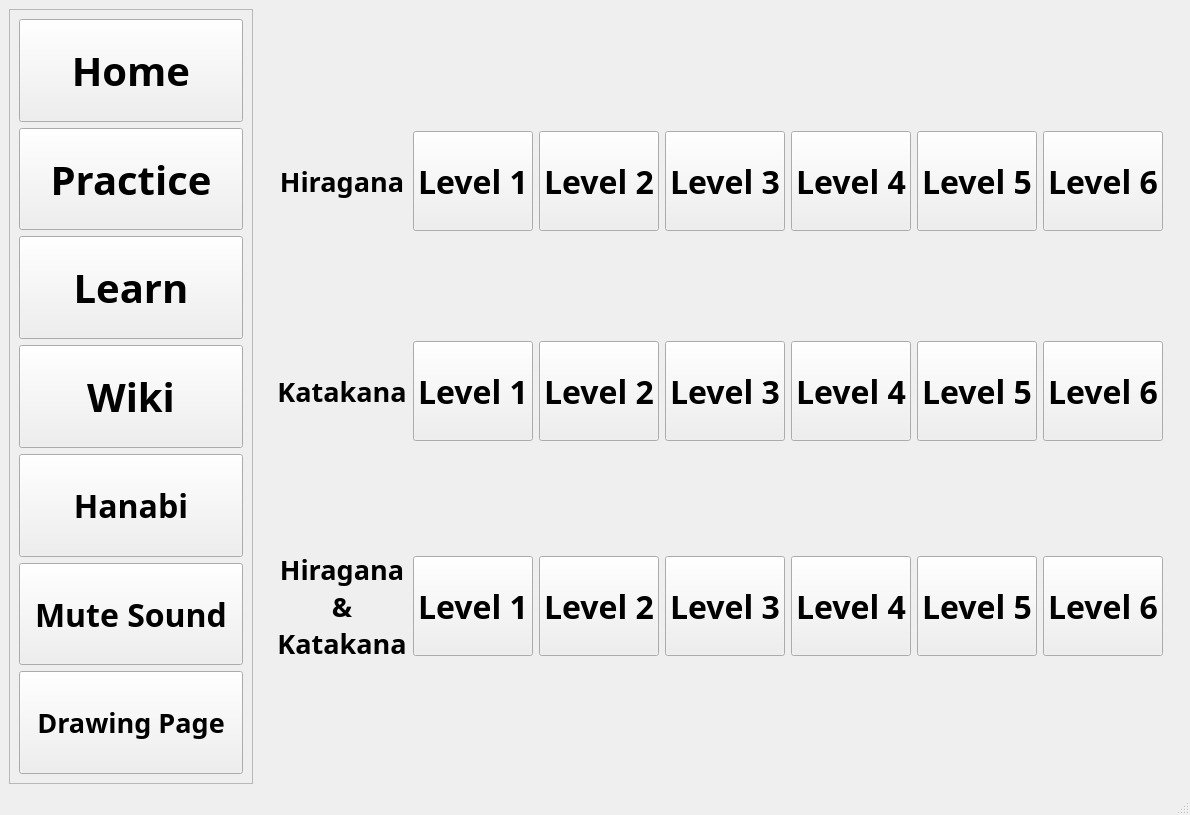
<?xml version="1.0" encoding="UTF-8"?>
<ui version="4.0">
 <class>MainWindow</class>
 <widget class="QMainWindow" name="MainWindow">
  <property name="geometry">
   <rect>
    <x>0</x>
    <y>0</y>
    <width>1190</width>
    <height>815</height>
   </rect>
  </property>
  <property name="minimumSize">
   <size>
    <width>660</width>
    <height>455</height>
   </size>
  </property>
  <property name="windowTitle">
   <string>MainWindow</string>
  </property>
  <widget class="QWidget" name="centralwidget">
   <layout class="QGridLayout" name="gridLayout_2">
    <item row="0" column="0">
     <widget class="QScrollArea" name="scrollArea">
      <property name="minimumSize">
       <size>
        <width>180</width>
        <height>0</height>
       </size>
      </property>
      <property name="frameShadow">
       <enum>QFrame::Sunken</enum>
      </property>
      <property name="lineWidth">
       <number>0</number>
      </property>
      <property name="widgetResizable">
       <bool>true</bool>
      </property>
      <widget class="QWidget" name="scrollAreaWidgetContents">
       <property name="geometry">
        <rect>
         <x>0</x>
         <y>0</y>
         <width>213</width>
         <height>757</height>
        </rect>
       </property>
       <layout class="QVBoxLayout" name="verticalLayout">
        <item>
         <widget class="QPushButton" name="homeButton">
          <property name="sizePolicy">
           <sizepolicy hsizetype="Minimum" vsizetype="Expanding">
            <horstretch>0</horstretch>
            <verstretch>0</verstretch>
           </sizepolicy>
          </property>
          <property name="minimumSize">
           <size>
            <width>0</width>
            <height>0</height>
           </size>
          </property>
          <property name="font">
           <font>
            <family>Candara</family>
            <pointsize>30</pointsize>
            <bold>true</bold>
           </font>
          </property>
          <property name="text">
           <string>Home</string>
          </property>
          <property name="icon">
           <iconset resource="Resources.qrc">
            <normaloff>:/images/house.png</normaloff>:/images/house.png</iconset>
          </property>
          <property name="iconSize">
           <size>
            <width>30</width>
            <height>30</height>
           </size>
          </property>
         </widget>
        </item>
        <item>
         <widget class="QPushButton" name="practiceButton">
          <property name="sizePolicy">
           <sizepolicy hsizetype="Minimum" vsizetype="Expanding">
            <horstretch>0</horstretch>
            <verstretch>0</verstretch>
           </sizepolicy>
          </property>
          <property name="minimumSize">
           <size>
            <width>0</width>
            <height>0</height>
           </size>
          </property>
          <property name="font">
           <font>
            <family>Candara</family>
            <pointsize>30</pointsize>
            <bold>true</bold>
           </font>
          </property>
          <property name="text">
           <string>Practice</string>
          </property>
          <property name="icon">
           <iconset resource="Resources.qrc">
            <normaloff>:/images/medal.png</normaloff>:/images/medal.png</iconset>
          </property>
          <property name="iconSize">
           <size>
            <width>30</width>
            <height>30</height>
           </size>
          </property>
         </widget>
        </item>
        <item>
         <widget class="QPushButton" name="learnButton">
          <property name="sizePolicy">
           <sizepolicy hsizetype="Minimum" vsizetype="Expanding">
            <horstretch>0</horstretch>
            <verstretch>0</verstretch>
           </sizepolicy>
          </property>
          <property name="minimumSize">
           <size>
            <width>0</width>
            <height>0</height>
           </size>
          </property>
          <property name="font">
           <font>
            <family>Candara</family>
            <pointsize>30</pointsize>
            <bold>true</bold>
           </font>
          </property>
          <property name="text">
           <string>Learn</string>
          </property>
          <property name="icon">
           <iconset resource="Resources.qrc">
            <normaloff>:/images/reading-book.png</normaloff>:/images/reading-book.png</iconset>
          </property>
          <property name="iconSize">
           <size>
            <width>30</width>
            <height>30</height>
           </size>
          </property>
         </widget>
        </item>
        <item>
         <widget class="QPushButton" name="wikiButton">
          <property name="sizePolicy">
           <sizepolicy hsizetype="Minimum" vsizetype="Expanding">
            <horstretch>0</horstretch>
            <verstretch>0</verstretch>
           </sizepolicy>
          </property>
          <property name="minimumSize">
           <size>
            <width>0</width>
            <height>0</height>
           </size>
          </property>
          <property name="font">
           <font>
            <family>Candara</family>
            <pointsize>30</pointsize>
            <bold>true</bold>
           </font>
          </property>
          <property name="text">
           <string>Wiki</string>
          </property>
          <property name="icon">
           <iconset resource="Resources.qrc">
            <normaloff>:/images/wikipedia.png</normaloff>:/images/wikipedia.png</iconset>
          </property>
          <property name="iconSize">
           <size>
            <width>30</width>
            <height>30</height>
           </size>
          </property>
         </widget>
        </item>
        <item>
         <widget class="QPushButton" name="fireworksButton">
          <property name="sizePolicy">
           <sizepolicy hsizetype="Expanding" vsizetype="Expanding">
            <horstretch>0</horstretch>
            <verstretch>0</verstretch>
           </sizepolicy>
          </property>
          <property name="font">
           <font>
            <family>Candara</family>
            <pointsize>24</pointsize>
            <bold>true</bold>
           </font>
          </property>
          <property name="text">
           <string>Hanabi</string>
          </property>
          <property name="icon">
           <iconset resource="Resources.qrc">
            <normaloff>:/images/firework-icon.png</normaloff>:/images/firework-icon.png</iconset>
          </property>
          <property name="iconSize">
           <size>
            <width>15</width>
            <height>15</height>
           </size>
          </property>
         </widget>
        </item>
        <item>
         <widget class="QPushButton" name="muteButton">
          <property name="sizePolicy">
           <sizepolicy hsizetype="Expanding" vsizetype="Expanding">
            <horstretch>0</horstretch>
            <verstretch>0</verstretch>
           </sizepolicy>
          </property>
          <property name="font">
           <font>
            <family>Candara</family>
            <pointsize>24</pointsize>
            <bold>true</bold>
           </font>
          </property>
          <property name="text">
           <string>Mute Sound</string>
          </property>
          <property name="icon">
           <iconset resource="Resources.qrc">
            <normaloff>:/images/volume.png</normaloff>:/images/volume.png</iconset>
          </property>
          <property name="iconSize">
           <size>
            <width>15</width>
            <height>15</height>
           </size>
          </property>
          <property name="checkable">
           <bool>false</bool>
          </property>
         </widget>
        </item>
        <item>
         <widget class="QPushButton" name="drawButton">
          <property name="sizePolicy">
           <sizepolicy hsizetype="Expanding" vsizetype="Expanding">
            <horstretch>0</horstretch>
            <verstretch>0</verstretch>
           </sizepolicy>
          </property>
          <property name="font">
           <font>
            <family>Candara</family>
            <pointsize>20</pointsize>
            <bold>true</bold>
           </font>
          </property>
          <property name="text">
           <string>Drawing Page</string>
          </property>
          <property name="icon">
           <iconset resource="Resources.qrc">
            <normaloff>:/images/pencil.png</normaloff>:/images/pencil.png</iconset>
          </property>
         </widget>
        </item>
       </layout>
      </widget>
     </widget>
    </item>
    <item row="0" column="1">
     <widget class="QStackedWidget" name="stackedWidget">
      <property name="currentIndex">
       <number>2</number>
      </property>
      <widget class="QWidget" name="homePage">
       <layout class="QGridLayout" name="gridLayout_3">
        <item row="0" column="0">
         <widget class="QGraphicsView" name="homeGraphicsView"/>
        </item>
       </layout>
      </widget>
      <widget class="QWidget" name="learnPage">
       <layout class="QGridLayout" name="gridLayout">
        <item row="0" column="0">
         <widget class="QGraphicsView" name="learnGraphicsView"/>
        </item>
       </layout>
      </widget>
      <widget class="QWidget" name="practicePage">
       <layout class="QGridLayout" name="gridLayout_4">
        <item row="1" column="1">
         <widget class="QStackedWidget" name="practiceLevels">
          <property name="minimumSize">
           <size>
            <width>0</width>
            <height>0</height>
           </size>
          </property>
          <property name="currentIndex">
           <number>0</number>
          </property>
          <widget class="QWidget" name="levelSelectPage">
           <layout class="QGridLayout" name="gridLayout_5">
            <item row="1" column="5">
             <widget class="QPushButton" name="katakanaLvl5">
              <property name="minimumSize">
               <size>
                <width>120</width>
                <height>100</height>
               </size>
              </property>
              <property name="font">
               <font>
                <family>Candara</family>
                <pointsize>24</pointsize>
                <bold>true</bold>
               </font>
              </property>
              <property name="text">
               <string>Level 5</string>
              </property>
              <property name="level" stdset="0">
               <number>10</number>
              </property>
             </widget>
            </item>
            <item row="2" column="6">
             <widget class="QPushButton" name="combinedLvl6">
              <property name="minimumSize">
               <size>
                <width>120</width>
                <height>100</height>
               </size>
              </property>
              <property name="font">
               <font>
                <family>Candara</family>
                <pointsize>24</pointsize>
                <bold>true</bold>
               </font>
              </property>
              <property name="text">
               <string>Level 6</string>
              </property>
              <property name="level" stdset="0">
               <number>17</number>
              </property>
             </widget>
            </item>
            <item row="2" column="5">
             <widget class="QPushButton" name="combinedLvl5">
              <property name="minimumSize">
               <size>
                <width>120</width>
                <height>100</height>
               </size>
              </property>
              <property name="font">
               <font>
                <family>Candara</family>
                <pointsize>24</pointsize>
                <bold>true</bold>
               </font>
              </property>
              <property name="text">
               <string>Level 5</string>
              </property>
              <property name="level" stdset="0">
               <number>16</number>
              </property>
             </widget>
            </item>
            <item row="0" column="6">
             <widget class="QPushButton" name="hiraganaLvl6">
              <property name="minimumSize">
               <size>
                <width>120</width>
                <height>100</height>
               </size>
              </property>
              <property name="font">
               <font>
                <family>Candara</family>
                <pointsize>24</pointsize>
                <bold>true</bold>
               </font>
              </property>
              <property name="text">
               <string>Level 6</string>
              </property>
              <property name="level" stdset="0">
               <number>5</number>
              </property>
             </widget>
            </item>
            <item row="1" column="0">
             <widget class="QLabel" name="katakanaLabel">
              <property name="maximumSize">
               <size>
                <width>140</width>
                <height>16777215</height>
               </size>
              </property>
              <property name="font">
               <font>
                <family>Candara</family>
                <pointsize>20</pointsize>
                <bold>true</bold>
               </font>
              </property>
              <property name="text">
               <string>Katakana</string>
              </property>
              <property name="alignment">
               <set>Qt::AlignCenter</set>
              </property>
             </widget>
            </item>
            <item row="2" column="1">
             <widget class="QPushButton" name="combinedLvl1">
              <property name="minimumSize">
               <size>
                <width>120</width>
                <height>100</height>
               </size>
              </property>
              <property name="font">
               <font>
                <family>Candara</family>
                <pointsize>24</pointsize>
                <bold>true</bold>
               </font>
              </property>
              <property name="text">
               <string>Level 1</string>
              </property>
              <property name="level" stdset="0">
               <number>12</number>
              </property>
             </widget>
            </item>
            <item row="1" column="4">
             <widget class="QPushButton" name="katakanaLvl4">
              <property name="minimumSize">
               <size>
                <width>120</width>
                <height>100</height>
               </size>
              </property>
              <property name="font">
               <font>
                <family>Candara</family>
                <pointsize>24</pointsize>
                <bold>true</bold>
               </font>
              </property>
              <property name="text">
               <string>Level 4</string>
              </property>
              <property name="level" stdset="0">
               <number>9</number>
              </property>
             </widget>
            </item>
            <item row="0" column="4">
             <widget class="QPushButton" name="hiraganaLvl4">
              <property name="minimumSize">
               <size>
                <width>120</width>
                <height>100</height>
               </size>
              </property>
              <property name="font">
               <font>
                <family>Candara</family>
                <pointsize>24</pointsize>
                <bold>true</bold>
               </font>
              </property>
              <property name="text">
               <string>Level 4</string>
              </property>
              <property name="level" stdset="0">
               <number>3</number>
              </property>
             </widget>
            </item>
            <item row="2" column="0">
             <widget class="QLabel" name="combinedLabel">
              <property name="maximumSize">
               <size>
                <width>140</width>
                <height>16777215</height>
               </size>
              </property>
              <property name="font">
               <font>
                <family>Candara</family>
                <pointsize>20</pointsize>
                <bold>true</bold>
               </font>
              </property>
              <property name="text">
               <string>Hiragana &amp; Katakana</string>
              </property>
              <property name="alignment">
               <set>Qt::AlignCenter</set>
              </property>
              <property name="wordWrap">
               <bool>true</bool>
              </property>
             </widget>
            </item>
            <item row="0" column="0">
             <widget class="QLabel" name="hiraganaLabel">
              <property name="maximumSize">
               <size>
                <width>140</width>
                <height>16777215</height>
               </size>
              </property>
              <property name="font">
               <font>
                <family>Candara</family>
                <pointsize>20</pointsize>
                <bold>true</bold>
               </font>
              </property>
              <property name="text">
               <string>Hiragana</string>
              </property>
              <property name="alignment">
               <set>Qt::AlignCenter</set>
              </property>
             </widget>
            </item>
            <item row="0" column="2">
             <widget class="QPushButton" name="hiraganaLvl2">
              <property name="minimumSize">
               <size>
                <width>120</width>
                <height>100</height>
               </size>
              </property>
              <property name="font">
               <font>
                <family>Candara</family>
                <pointsize>24</pointsize>
                <bold>true</bold>
               </font>
              </property>
              <property name="text">
               <string>Level 2</string>
              </property>
              <property name="level" stdset="0">
               <number>1</number>
              </property>
             </widget>
            </item>
            <item row="2" column="2">
             <widget class="QPushButton" name="combinedLvl2">
              <property name="minimumSize">
               <size>
                <width>120</width>
                <height>100</height>
               </size>
              </property>
              <property name="font">
               <font>
                <family>Candara</family>
                <pointsize>24</pointsize>
                <bold>true</bold>
               </font>
              </property>
              <property name="text">
               <string>Level 2</string>
              </property>
              <property name="level" stdset="0">
               <number>13</number>
              </property>
             </widget>
            </item>
            <item row="2" column="4">
             <widget class="QPushButton" name="combinedLvl4">
              <property name="minimumSize">
               <size>
                <width>120</width>
                <height>100</height>
               </size>
              </property>
              <property name="font">
               <font>
                <family>Candara</family>
                <pointsize>24</pointsize>
                <bold>true</bold>
               </font>
              </property>
              <property name="text">
               <string>Level 4</string>
              </property>
              <property name="level" stdset="0">
               <number>15</number>
              </property>
             </widget>
            </item>
            <item row="1" column="2">
             <widget class="QPushButton" name="katakanaLvl2">
              <property name="minimumSize">
               <size>
                <width>120</width>
                <height>100</height>
               </size>
              </property>
              <property name="font">
               <font>
                <family>Candara</family>
                <pointsize>24</pointsize>
                <bold>true</bold>
               </font>
              </property>
              <property name="text">
               <string>Level 2</string>
              </property>
              <property name="level" stdset="0">
               <number>7</number>
              </property>
             </widget>
            </item>
            <item row="2" column="3">
             <widget class="QPushButton" name="combinedLvl3">
              <property name="minimumSize">
               <size>
                <width>120</width>
                <height>100</height>
               </size>
              </property>
              <property name="font">
               <font>
                <family>Candara</family>
                <pointsize>24</pointsize>
                <bold>true</bold>
               </font>
              </property>
              <property name="text">
               <string>Level 3</string>
              </property>
              <property name="level" stdset="0">
               <number>14</number>
              </property>
             </widget>
            </item>
            <item row="1" column="1">
             <widget class="QPushButton" name="katakanaLvl1">
              <property name="minimumSize">
               <size>
                <width>120</width>
                <height>100</height>
               </size>
              </property>
              <property name="font">
               <font>
                <family>Candara</family>
                <pointsize>24</pointsize>
                <bold>true</bold>
               </font>
              </property>
              <property name="text">
               <string>Level 1</string>
              </property>
              <property name="level" stdset="0">
               <number>6</number>
              </property>
             </widget>
            </item>
            <item row="0" column="1">
             <widget class="QPushButton" name="hiraganaLvl1">
              <property name="minimumSize">
               <size>
                <width>120</width>
                <height>100</height>
               </size>
              </property>
              <property name="font">
               <font>
                <family>Candara</family>
                <pointsize>24</pointsize>
                <bold>true</bold>
                <kerning>true</kerning>
               </font>
              </property>
              <property name="autoFillBackground">
               <bool>false</bool>
              </property>
              <property name="text">
               <string>Level 1</string>
              </property>
              <property name="level" stdset="0">
               <number>0</number>
              </property>
             </widget>
            </item>
            <item row="0" column="5">
             <widget class="QPushButton" name="hiraganaLvl5">
              <property name="minimumSize">
               <size>
                <width>120</width>
                <height>100</height>
               </size>
              </property>
              <property name="font">
               <font>
                <family>Candara</family>
                <pointsize>24</pointsize>
                <bold>true</bold>
               </font>
              </property>
              <property name="text">
               <string>Level 5</string>
              </property>
              <property name="level" stdset="0">
               <number>4</number>
              </property>
             </widget>
            </item>
            <item row="1" column="3">
             <widget class="QPushButton" name="katakanaLvl3">
              <property name="minimumSize">
               <size>
                <width>120</width>
                <height>100</height>
               </size>
              </property>
              <property name="font">
               <font>
                <family>Candara</family>
                <pointsize>24</pointsize>
                <bold>true</bold>
               </font>
              </property>
              <property name="text">
               <string>Level 3</string>
              </property>
              <property name="level" stdset="0">
               <number>8</number>
              </property>
             </widget>
            </item>
            <item row="0" column="3">
             <widget class="QPushButton" name="hiraganaLvl3">
              <property name="minimumSize">
               <size>
                <width>120</width>
                <height>100</height>
               </size>
              </property>
              <property name="font">
               <font>
                <family>Candara</family>
                <pointsize>24</pointsize>
                <bold>true</bold>
               </font>
              </property>
              <property name="text">
               <string>Level 3</string>
              </property>
              <property name="level" stdset="0">
               <number>2</number>
              </property>
             </widget>
            </item>
            <item row="1" column="6">
             <widget class="QPushButton" name="katakanaLvl6">
              <property name="minimumSize">
               <size>
                <width>120</width>
                <height>100</height>
               </size>
              </property>
              <property name="font">
               <font>
                <family>Candara</family>
                <pointsize>24</pointsize>
                <bold>true</bold>
               </font>
              </property>
              <property name="text">
               <string>Level 6</string>
              </property>
              <property name="level" stdset="0">
               <number>11</number>
              </property>
             </widget>
            </item>
           </layout>
          </widget>
          <widget class="QWidget" name="levelPage">
           <layout class="QGridLayout" name="gridLayout_8">
            <item row="2" column="1">
             <widget class="QWidget" name="LevelLayout2" native="true"/>
            </item>
            <item row="3" column="1">
             <widget class="QPushButton" name="levelSelectButton">
              <property name="text">
               <string>Level Select</string>
              </property>
             </widget>
            </item>
            <item row="0" column="1">
             <widget class="QLabel" name="bestTimeLabel">
              <property name="maximumSize">
               <size>
                <width>16777215</width>
                <height>50</height>
               </size>
              </property>
              <property name="font">
               <font>
                <pointsize>16</pointsize>
               </font>
              </property>
              <property name="text">
               <string/>
              </property>
              <property name="alignment">
               <set>Qt::AlignCenter</set>
              </property>
             </widget>
            </item>
            <item row="1" column="1">
             <widget class="QWidget" name="LevelLayout1" native="true"/>
            </item>
           </layout>
          </widget>
         </widget>
        </item>
       </layout>
      </widget>
      <widget class="QWidget" name="wikiPage">
       <layout class="QGridLayout" name="gridLayout_6">
        <item row="5" column="1">
         <widget class="QLabel" name="HolidayImage">
          <property name="maximumSize">
           <size>
            <width>469</width>
            <height>205</height>
           </size>
          </property>
          <property name="text">
           <string/>
          </property>
          <property name="pixmap">
           <pixmap resource="Resources.qrc">:/images/HoldaySized.jpg</pixmap>
          </property>
         </widget>
        </item>
        <item row="1" column="0">
         <widget class="QLabel" name="FoodImage">
          <property name="maximumSize">
           <size>
            <width>469</width>
            <height>205</height>
           </size>
          </property>
          <property name="text">
           <string/>
          </property>
          <property name="pixmap">
           <pixmap resource="Resources.qrc">:/images/RamenSized.jpg</pixmap>
          </property>
         </widget>
        </item>
        <item row="4" column="0">
         <widget class="QPushButton" name="religionWikiPushButton">
          <property name="font">
           <font>
            <pointsize>9</pointsize>
            <bold>true</bold>
           </font>
          </property>
          <property name="text">
           <string>RELIGION</string>
          </property>
         </widget>
        </item>
        <item row="2" column="1">
         <widget class="QPushButton" name="workingWikiPushButton">
          <property name="font">
           <font>
            <pointsize>9</pointsize>
            <bold>true</bold>
           </font>
          </property>
          <property name="text">
           <string>WORK</string>
          </property>
         </widget>
        </item>
        <item row="1" column="1">
         <widget class="QLabel" name="EducationImage">
          <property name="maximumSize">
           <size>
            <width>469</width>
            <height>205</height>
           </size>
          </property>
          <property name="text">
           <string/>
          </property>
          <property name="pixmap">
           <pixmap resource="Resources.qrc">:/images/ClassroomSized.jpg</pixmap>
          </property>
         </widget>
        </item>
        <item row="0" column="0">
         <widget class="QPushButton" name="foodWikiPushButton">
          <property name="font">
           <font>
            <pointsize>9</pointsize>
            <bold>true</bold>
            <underline>false</underline>
           </font>
          </property>
          <property name="text">
           <string>FOOD</string>
          </property>
         </widget>
        </item>
        <item row="0" column="1">
         <widget class="QPushButton" name="educationWikiPushButton">
          <property name="font">
           <font>
            <bold>true</bold>
            <underline>false</underline>
           </font>
          </property>
          <property name="text">
           <string>EDUCATION</string>
          </property>
         </widget>
        </item>
        <item row="3" column="0">
         <widget class="QLabel" name="TransportationImage">
          <property name="maximumSize">
           <size>
            <width>469</width>
            <height>205</height>
           </size>
          </property>
          <property name="text">
           <string/>
          </property>
          <property name="pixmap">
           <pixmap resource="Resources.qrc">:/images/TrainSized.jpg</pixmap>
          </property>
         </widget>
        </item>
        <item row="5" column="0">
         <widget class="QLabel" name="ReligionImage">
          <property name="maximumSize">
           <size>
            <width>469</width>
            <height>205</height>
           </size>
          </property>
          <property name="text">
           <string/>
          </property>
          <property name="pixmap">
           <pixmap resource="Resources.qrc">:/images/ShrineSized.jpg</pixmap>
          </property>
         </widget>
        </item>
        <item row="2" column="0">
         <widget class="QPushButton" name="transportationWikiPushButton">
          <property name="font">
           <font>
            <pointsize>9</pointsize>
            <bold>true</bold>
           </font>
          </property>
          <property name="text">
           <string>TRANSPORTATION</string>
          </property>
         </widget>
        </item>
        <item row="3" column="1">
         <widget class="QLabel" name="WorkImage">
          <property name="maximumSize">
           <size>
            <width>469</width>
            <height>205</height>
           </size>
          </property>
          <property name="text">
           <string/>
          </property>
          <property name="pixmap">
           <pixmap resource="Resources.qrc">:/images/WorkplaceSized.jpg</pixmap>
          </property>
         </widget>
        </item>
        <item row="4" column="1">
         <widget class="QPushButton" name="holidaysWikiPushButton">
          <property name="font">
           <font>
            <pointsize>9</pointsize>
            <bold>true</bold>
           </font>
          </property>
          <property name="text">
           <string>HOLIDAYS</string>
          </property>
         </widget>
        </item>
       </layout>
      </widget>
      <widget class="QWidget" name="fireworksPage">
       <layout class="QGridLayout" name="gridLayout_7">
        <item row="0" column="0">
         <widget class="FireworksWidget" name="fireworksWidget" native="true"/>
        </item>
       </layout>
      </widget>
      <widget class="QWidget" name="drawingPage">
       <layout class="QGridLayout" name="gridLayout_9">
        <item row="0" column="1" rowspan="2">
         <widget class="QGraphicsView" name="drawingPanel"/>
        </item>
        <item row="0" column="0">
         <widget class="QGraphicsView" name="charPanel"/>
        </item>
        <item row="2" column="1">
         <widget class="QPushButton" name="clearButton">
          <property name="font">
           <font>
            <family>Candara</family>
            <bold>true</bold>
           </font>
          </property>
          <property name="text">
           <string>Clear Drawing</string>
          </property>
         </widget>
        </item>
        <item row="2" column="0">
         <widget class="QSpinBox" name="kanaDrawingSelector">
          <property name="font">
           <font>
            <family>Candara</family>
            <bold>true</bold>
           </font>
          </property>
          <property name="wrapping">
           <bool>true</bool>
          </property>
          <property name="alignment">
           <set>Qt::AlignCenter</set>
          </property>
          <property name="maximum">
           <number>91</number>
          </property>
         </widget>
        </item>
       </layout>
      </widget>
     </widget>
    </item>
   </layout>
  </widget>
  <widget class="QStatusBar" name="statusbar"/>
 </widget>
 <customwidgets>
  <customwidget>
   <class>FireworksWidget</class>
   <extends>QWidget</extends>
   <header>fireworkswidget.h</header>
   <container>1</container>
  </customwidget>
 </customwidgets>
 <resources>
  <include location="Resources.qrc"/>
 </resources>
 <connections/>
</ui>
